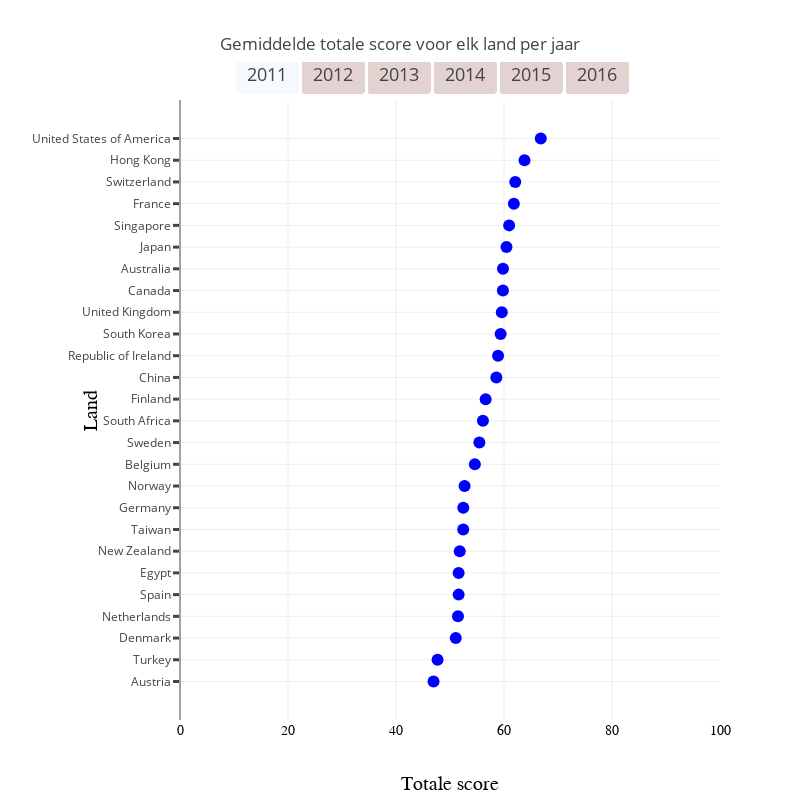

The notebook cell this image was saved under:
### Code cell
dotplot_totalscore()

### Figure 1 — Plotly figure (JSON) as saved in the notebook; plotly's stock layout.template omitted (floating-point values rounded to 4 significant figures)
{"data": [{"marker": {"color": "blue", "size": 12}, "mode": "markers", "name": "2011", "type": "scatter", "uid": "4344f66b-f594-4a77-a332-e0508e998016", "visible": true, "x": [46.95, 47.7, 51.07, 51.48, 51.6, 51.6, 51.8, 52.45, 52.46, 52.7, 54.6, 55.44, 56.1, 56.6, 58.58, 58.9, 59.38, 59.6, 59.8, 59.81, 60.46, 60.95, 61.83, 62.08, 63.8, 66.81], "y": ["Austria", "Turkey", "Denmark", "Netherlands", "Spain", "Egypt", "New Zealand", "Taiwan", "Germany", "Norway", "Belgium", "Sweden", "South Africa", "Finland", "China", "Republic of Ireland", "South Korea", "United Kingdom", "Canada", "Australia", "Japan", "Singapore", "France", "Switzerland", "Hong Kong", "United States of America"]}, {"marker": {"color": "blue", "size": 12}, "mode": "markers", "name": "2012", "type": "scatter", "uid": "948ca7c1-a253-4e25-b888-f4efb44207e9", "visible": false, "x": [43.1, 43.2, 44.1, 44.6, 46.2, 47.7, 47.9, 47.9, 48.5, 49.97, 50.32, 52.93, 53.2, 54.42, 54.8, 55.58, 55.8, 55.93, 56.4, 56.54, 57.53, 57.95, 58.74, 59.37, 59.79, 64.15], "y": ["Spain", "Norway", "Brazil", "New Zealand", "Taiwan", "Denmark", "Austria", "Israel", "Republic of Ireland", "Germany", "Netherlands", "Belgium", "South Africa", "France", "Finland", "Sweden", "Hong Kong", "China", "South Korea", "United Kingdom", "Australia", "Singapore", "Japan", "Canada", "Switzerland", "United States of America"]}, {"marker": {"color": "blue", "size": 12}, "mode": "markers", "name": "2013", "type": "scatter", "uid": "88642c59-a3da-428e-abc3-0a1798c22df6", "visible": false, "x": [50.17, 50.2, 50.3, 50.5, 52.05, 53.2, 53.53, 55.4, 55.75, 55.8, 56.4, 56.87, 58.48, 59.48, 59.77, 60.73, 60.78, 61.57, 61.88, 62.08, 63.05, 65.86, 68.45, 68.9], "y": ["Israel", "Austria", "New Zealand", "Brazil", "Republic of Ireland", "Taiwan", "Denmark", "Belgium", "Germany", "South Africa", "Finland", "France", "Netherlands", "Sweden", "United Kingdom", "Hong Kong", "Japan", "Switzerland", "South Korea", "Australia", "Canada", "United States of America", "Singapore", "China"]}, {"marker": {"color": "blue", "size": 12}, "mode": "markers", "name": "2014", "type": "scatter", "uid": "fd34e470-2e16-4916-bc84-b5e900b4024f", "visible": false, "x": [44.3, 44.65, 45.3, 46.2, 46.6, 46.6, 48.5, 49.2, 49.9, 50.5, 51.08, 51.25, 52.6, 53.88, 54.21, 54.96, 56.26, 57.58, 57.71, 58.51, 58.73, 59.93, 60.19, 61.69, 64.25, 64.8], "y": ["Turkey", "Israel", "Norway", "Austria", "Spain", "New Zealand", "Republic of Ireland", "Taiwan", "Denmark", "South Africa", "Belgium", "France", "Finland", "Germany", "Netherlands", "Sweden", "United Kingdom", "Japan", "Australia", "Switzerland", "South Korea", "Hong Kong", "Canada", "United States of America", "China", "Singapore"]}, {"marker": {"color": "blue", "size": 12}, "mode": "markers", "name": "2015", "type": "scatter", "uid": "b45a1789-c247-4581-983c-9e6c2b0e23d0", "visible": false, "x": [46, 46.6, 46.7, 46.9, 47.5, 48.1, 49.3, 50.53, 50.68, 51.2, 52.6, 52.87, 53.9, 53.9, 54.94, 55.92, 56.28, 57.4, 57.72, 58.64, 58.69, 58.83, 59.54, 60.15, 60.7, 61.9, 62.86, 67.75], "y": ["Russian Federation", "Israel", "Norway", "Austria", "New Zealand", "Spain", "Taiwan", "Denmark", "Turkey", "Republic of Ireland", "South Africa", "France", "Finland", "Belgium", "Germany", "Netherlands", "Sweden", "Japan", "Hong Kong", "United Kingdom", "Australia", "China", "Canada", "South Korea", "Switzerland", "Italy", "United States of America", "Singapore"]}, {"marker": {"color": "blue", "size": 12}, "mode": "markers", "name": "2016", "type": "scatter", "uid": "48b9350d-135a-4cf7-83ef-829984082f78", "visible": false, "x": [49.4, 50.5, 51, 51.1, 51.3, 51.9, 51.97, 52.13, 52.6, 54.2, 55.8, 56.1, 56.52, 56.6, 58.02, 58.93, 59.3, 61.14, 61.63, 61.9, 63.64, 64.23, 64.24, 64.66, 65.5, 67.43, 71, 73.7], "y": ["Luxembourg", "Israel", "New Zealand", "Taiwan", "Republic of Ireland", "Russian Federation", "Spain", "Italy", "Norway", "Austria", "South Korea", "South Africa", "France", "Denmark", "Belgium", "Germany", "Sweden", "Netherlands", "United Kingdom", "Finland", "Switzerland", "Hong Kong", "Australia", "Canada", "Japan", "United States of America", "China", "Singapore"]}], "layout": {"autosize": false, "height": 800, "title": {"text": "Gemiddelde totale score voor elk land per jaar"}, "updatemenus": [{"bgcolor": "#E2D3D0", "bordercolor": "#FFFFFF", "buttons": [{"args": ["visible", [true, false, false, false, false, false]], "label": "2011", "method": "restyle"}, {"args": ["visible", [false, true, false, false, false, false]], "label": "2012", "method": "restyle"}, {"args": ["visible", [false, false, true, false, false, false]], "label": "2013", "method": "restyle"}, {"args": ["visible", [false, false, false, true, false, false]], "label": "2014", "method": "restyle"}, {"args": ["visible", [false, false, false, false, true, false]], "label": "2015", "method": "restyle"}, {"args": ["visible", [false, false, false, false, false, true]], "label": "2016", "method": "restyle"}], "direction": "left", "font": {"size": 18}, "pad": {"r": 10, "t": 10}, "showactive": true, "type": "buttons", "x": 0.1, "xanchor": "left", "y": 1.08, "yanchor": "top"}], "width": 800, "xaxis": {"automargin": true, "range": [0, 100], "showticklabels": true, "tickfont": {"color": "black", "family": "Old Standard TT, serif", "size": 14}, "title": {"font": {"color": "black", "family": "Arial, sans-serif", "size": 20}, "text": "Totale score"}}, "yaxis": {"automargin": true, "ticklen": 6, "tickwidth": 3, "title": {"font": {"color": "black", "family": "Arial, sans-serif", "size": 20}, "text": "Land"}}}}
